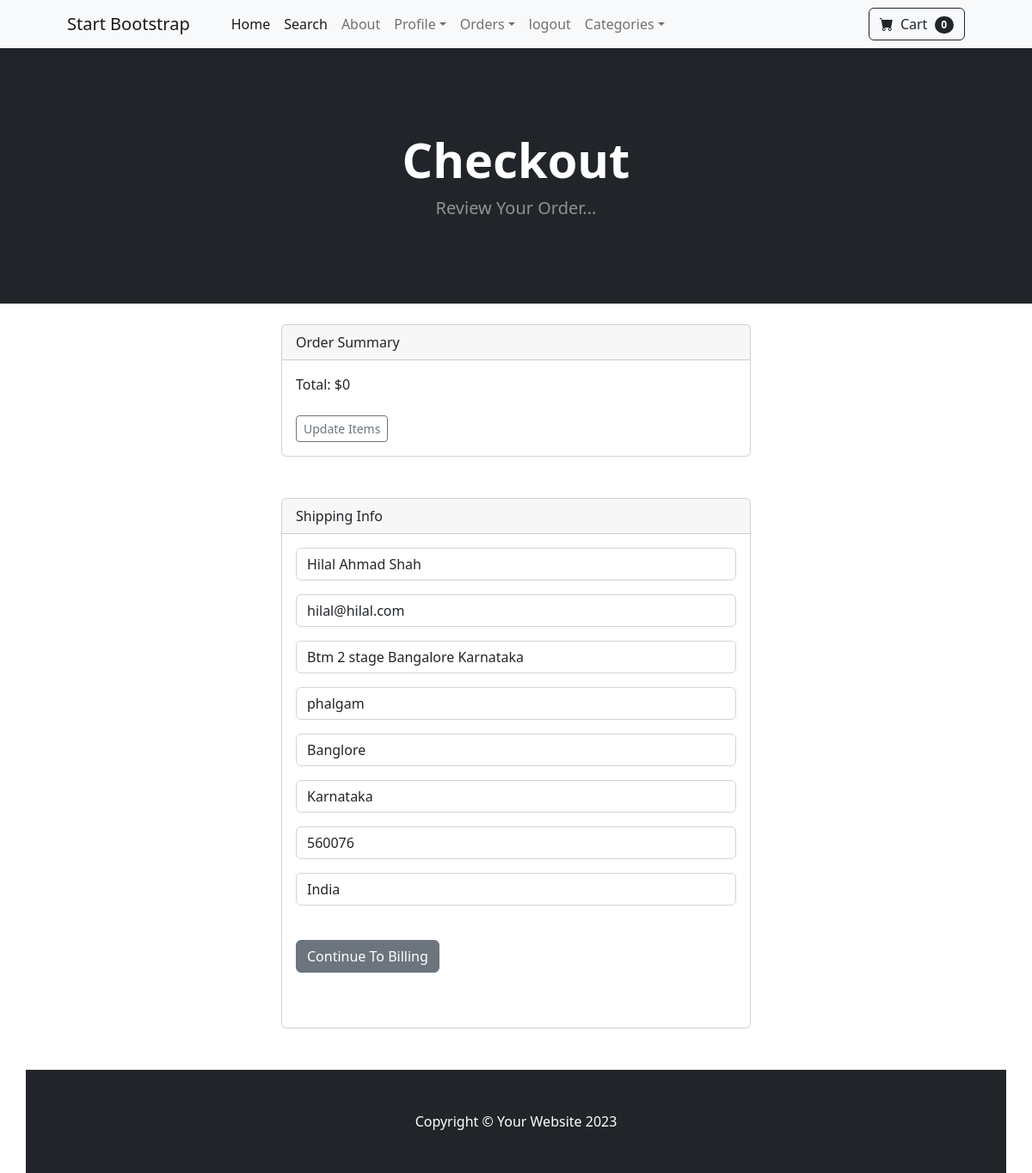
Page /payments/checkout/ (signed in) on the committed database.
### payments/models.py (models this page shows, shortened)
class ShippingAddress(models.Model):
	user = models.ForeignKey(User, on_delete=models.CASCADE, null=True, blank=True)
	shipping_full_name = models.CharField(max_length=255)
	shipping_email = models.CharField(max_length=255)
	shipping_address1 = models.CharField(max_length=255)
	shipping_address2 = models.CharField(max_length=255, null=True, blank=True)
	shipping_city = models.CharField(max_length=255)
	shipping_state = models.CharField(max_length=255, null=True, blank=True)
	shipping_zipcode = models.CharField(max_length=255, null=True, blank=True)
	shipping_country = models.CharField(max_length=255)
	class Meta:
		verbose_name_plural = "Shipping Address"

### payments/views.py (the view)
# urls.py: path('checkout/', views.checkout, name='checkout'),
def checkout(request):
	cart = Cart(request)
	cart_products = cart.get_prods
	quantities = cart.get_quants
	totals = cart.cart_total()
	if request.user.is_authenticated:
		shipping_user = ShippingAddress.objects.get(user__id=request.user.id)
		shipping_form = ShippingForm(request.POST or None, instance=shipping_user)
		return render(request, "payment/checkout.html", {"cart_products":cart_products, "quantities":quantities, "totals":totals, "shipping_form":shipping_form })
	else:
		shipping_form = ShippingForm(request.POST or None)
		return render(request, "payment/checkout.html", {"cart_products":cart_products, "quantities":quantities, "totals":totals, "shipping_form":shipping_form})

### cart/cart.py (called while the page is built, shortened)
    def __len__(self):
        return len(self.cart)

    def get_prods(self):
        product_ids =self.cart.keys()
        products = Product.objects.filter(id__in=product_ids)
        return products

    def cart_total(self):
        product_ids= self.cart.keys()
        products =Product.objects.filter(id__in=product_ids)
        quantities = self.cart
        quantities = self.cart
        total = 0
        return total

### cart/context_processors.py (called while the page is built)
def cart(request):
    return {'cart': Cart(request)}

### payments/templates/payment/checkout.html (shortened to what this page needs)
{% extends 'base.html' %}
{% block content %}
        <header class="bg-dark py-5">
            <div class="container px-4 px-lg-5 my-5">
                <div class="text-center text-white">
                    <h1 class="display-4 fw-bolder">Checkout</h1>
                    <p class="lead fw-normal text-white-50 mb-0">Review Your Order...</p>
                </div>
            </div>
        </header>
        <br/>
        <div class="container">
            <div class="row">
                    <div class="col-md-6 offset-md-3">
          <div class="card">
          <div class="card-header">
            Order Summary
          </div>
          <div class="card-body">
            Total:  ${{ totals }}
            <br/><br/>
            <a href="{% url 'cart_summary' %}" class="btn btn-sm btn-outline-secondary">Update Items</a>
          </div>
        </div>
<br/><br/>
<div class="card mb-5">
  <div class="card-header">
    Shipping Info
  </div>
  <div class="card-body">
    <form method="POST" action="{% url 'billing_info' %}">
    {{ shipping_form.as_p }}
<br/>
<button type="submit" class="btn btn-secondary">
        Continue To Billing
</button>
</form>
<br/><br/>
            </div>
        </div>
    </div>
{% endblock  %}

### rows in the picture
ShippingAddress: shipping_full_name "Hilal Ahmad Shah", shipping_email "hilal@hilal.com", shipping_address1 "Btm 2 stage Bangalore Karnataka", shipping_address2 "phalgam", shipping_city "Banglore", shipping_state "Karnataka", shipping_zipcode "560076", shipping_country "India"

### other values in the picture
{{ cart|length }} "0"
{{ totals }} "0"
